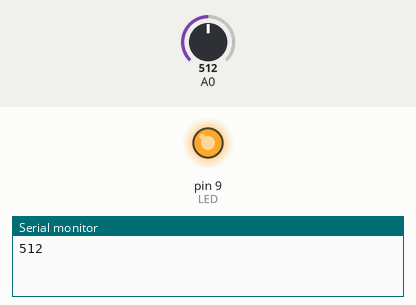
Bench run of a sketch on a simulated Arduino Uno, built with avr-gcc and run on an emulated ATmega328P. Shown: output pins drawn as LEDs (lit = HIGH), the last lines printed to the serial monitor. Inputs (shaded band) come from the test bench; at power-on: A0 = 512.

Above: at 1.2 s.
1.3 s: A0 set to 40
At 2.5 s:
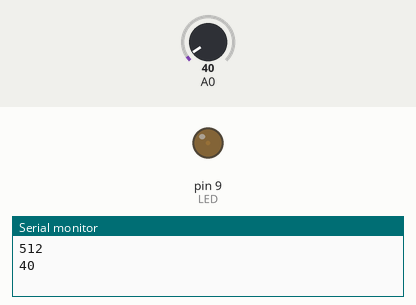
2.8 s: A0 set to 260
At 3.8 s:
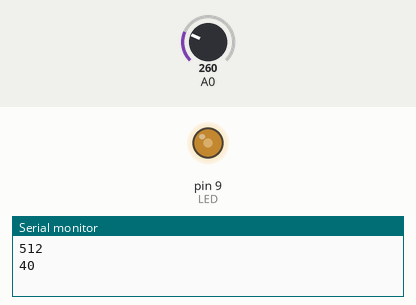
4.3 s: A0 set to 306
At 5.0 s:
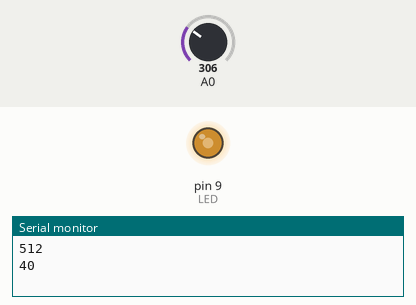
5.8 s: A0 set to 0
At 6.1 s:
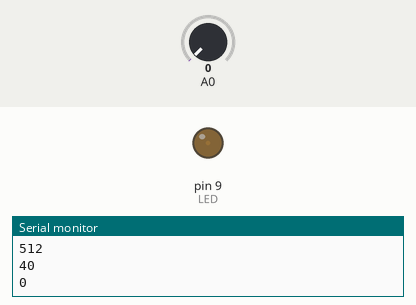
7.3 s: A0 set to 716
At 8.5 s:
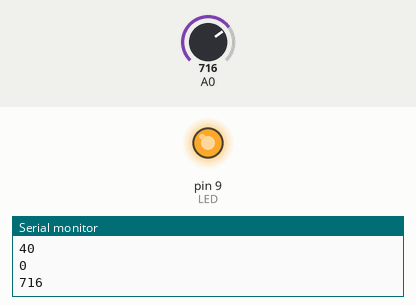
Timing chart, 0 to 9.8 s (numbered marks = the images above; inputs shaded):
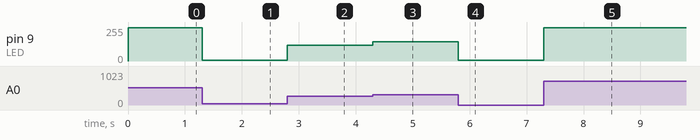

The sketch:

04.led_light_control.ino
```cpp
int min = 50;
int max = 140;

const int LED = 9;

void setup() {
  // put your setup code here, to run once:
  Serial.begin(9600);
  pinMode(LED,OUTPUT);
}

void loop() {
  // put your main code here, to run repeatedly:
  int light = analogRead(A0);

  if (light < min )
  {
    min = light;
    Serial.println(min);
  }
  if (light > max )
  {
    max = light;
    Serial.println(max);
  }
  else{}


  int out = map(light, min, max, 5,250);
  if( out < 5 )
  {
    out = 0;
  }

  if( out > 250 )
  {
    out = 255;
  }
  // Serial.print(light);
  // Serial.print(",");
  // Serial.println(out);
  analogWrite(LED, out);
}
```

Measured:
- after the input at 1.3 s, pin 9 (LED): 250/255 → 5/255 at once
- after the input at 2.8 s, pin 9 (LED): 5/255 → 119/255 at once
- after the input at 4.3 s, pin 9 (LED): 119/255 → 143/255 at once
- after the input at 5.8 s, pin 9 (LED): 143/255 → 5/255 at once
- after the input at 7.3 s, pin 9 (LED): 5/255 → 250/255 at once
